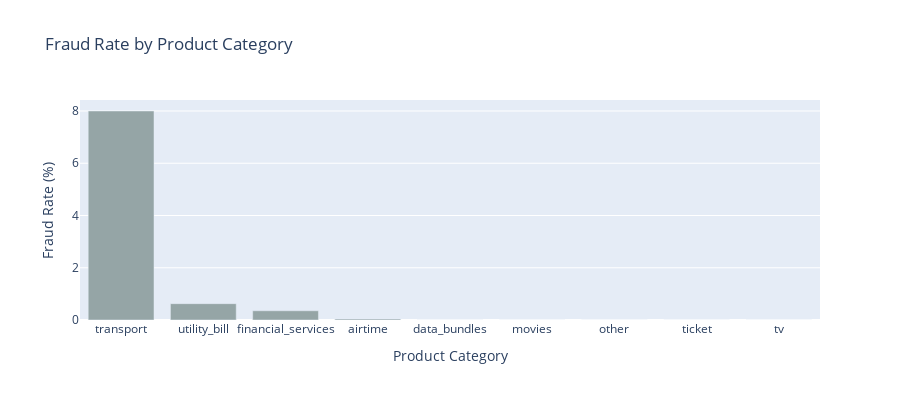

Notebook code for this chart:
### Markdown cell above
## 6. Categorical Feature Analysis

### Code cell
# Fraud rate by Product Category
product_fraud = train.groupby('ProductCategory')['FraudResult'].agg(['sum', 'count'])
product_fraud['rate'] = (product_fraud['sum'] / product_fraud['count']) * 100
product_fraud = product_fraud.sort_values('rate', ascending=False)

fig = go.Figure(data=[
    go.Bar(
        x=product_fraud.index,
        y=product_fraud['rate'],
        marker_color='#95A5A6',
        hovertemplate="<b>%{x}</b><br>Fraud Rate: %{y:.2f}%<br>Frauds: %{customdata[0]}<br>Total: %{customdata[1]}<extra></extra>",
        customdata=np.column_stack((product_fraud['sum'], product_fraud['count']))
    )
])

fig.update_layout(
    title='Fraud Rate by Product Category',
    xaxis_title='Product Category',
    yaxis_title='Fraud Rate (%)',
    height=400
)

fig.show()

### Figure 1 — Plotly figure (JSON) as saved in the notebook; plotly's stock layout.template omitted (floating-point values rounded to 4 significant figures)
{"data": [{"customdata": [[2, 25], [12, 1920], [161, 45405], [18, 45027], [0, 1613], [0, 175], [0, 2], [0, 216], [0, 1279]], "hovertemplate": "<b>%{x}</b><br>Fraud Rate: %{y:.2f}%<br>Frauds: %{customdata[0]}<br>Total: %{customdata[1]}<extra></extra>", "marker": {"color": "#95A5A6"}, "type": "bar", "x": ["transport", "utility_bill", "financial_services", "airtime", "data_bundles", "movies", "other", "ticket", "tv"], "y": [8, 0.625, 0.3546, 0.03998, 0, 0, 0, 0, 0]}], "layout": {"height": 400, "title": {"text": "Fraud Rate by Product Category"}, "xaxis": {"title": {"text": "Product Category"}}, "yaxis": {"title": {"text": "Fraud Rate (%)"}}}}
